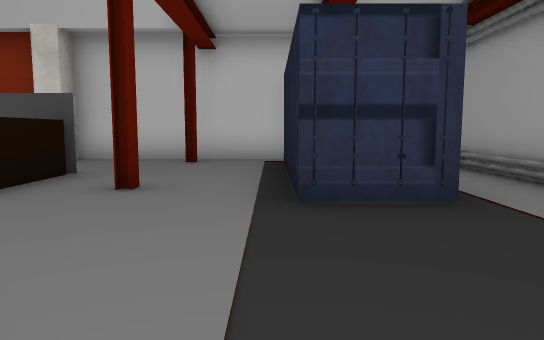
view 1 (above)

21 first-person views from a walk through a scene from a Unity 3-D project. The camera is 1.4 m above the floor, tilts 6° down and sees 70° across. The floor is counted in squares, 2 m on a side. Each view is taken from the middle of a square. On the plan, view 1 faces up. The plan holds only what a view shows up to about 11 squares ahead; the rest is blank. The player is left out. Some surface patterns are stand-ins.

view 2
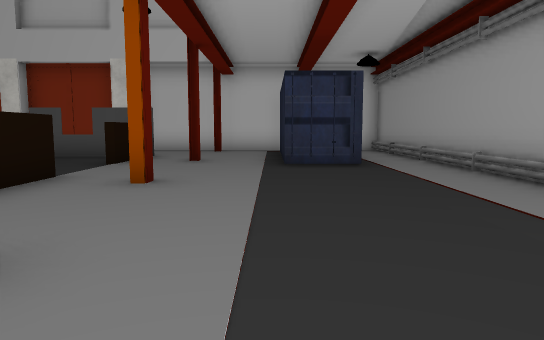

view 3
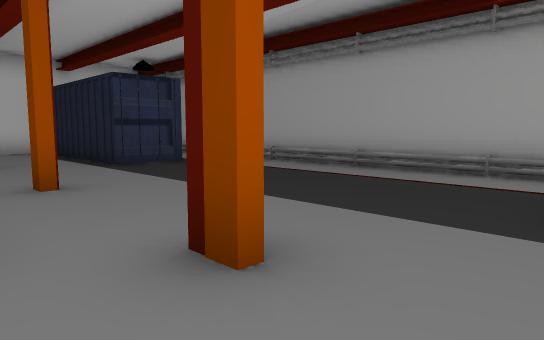

view 4
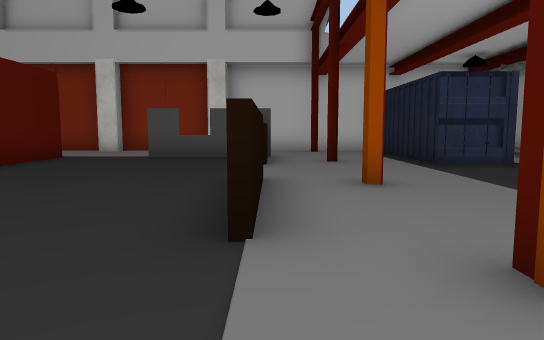

view 5
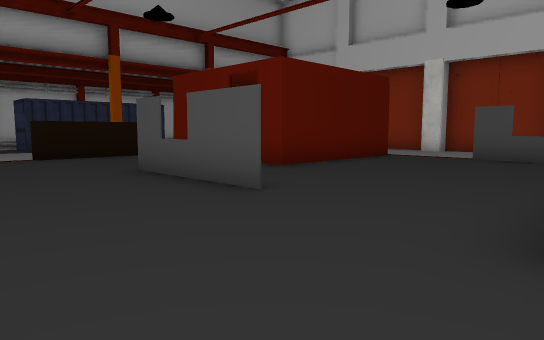

view 6
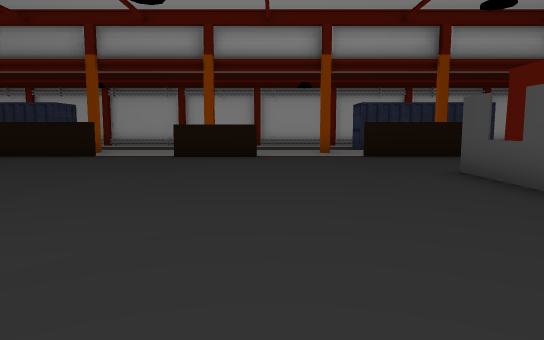

view 7
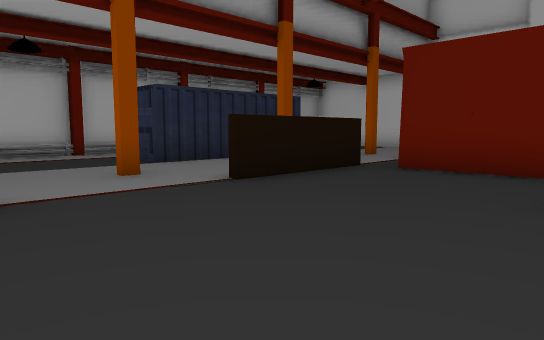

view 8
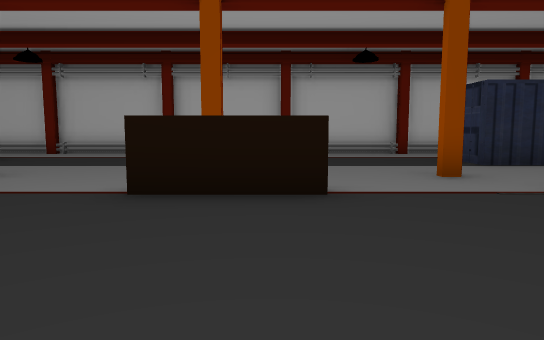

view 9
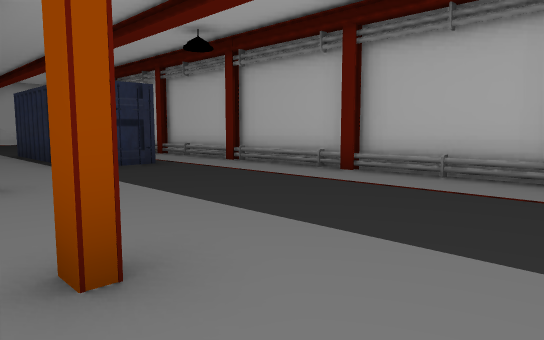

view 10
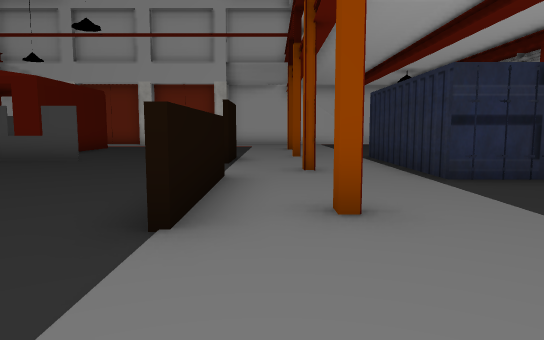

view 11
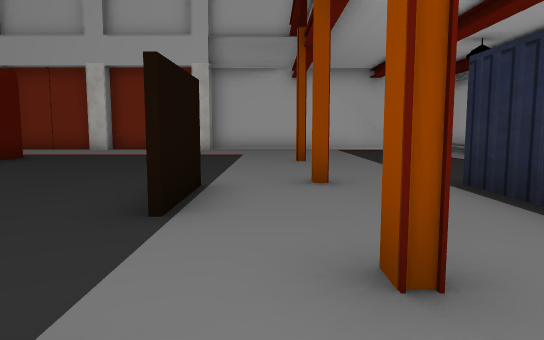

view 12
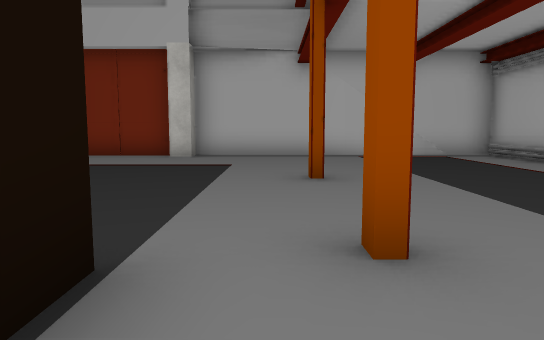

view 13
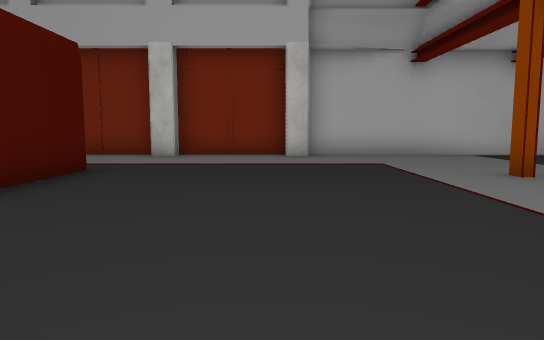

view 14
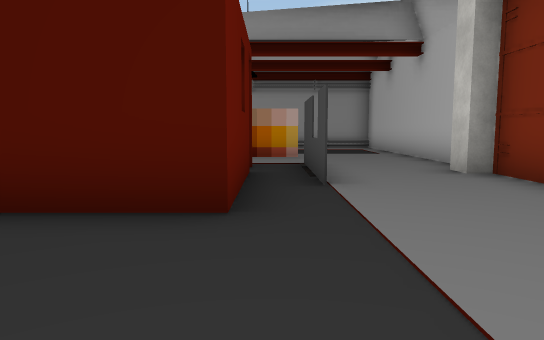

view 15
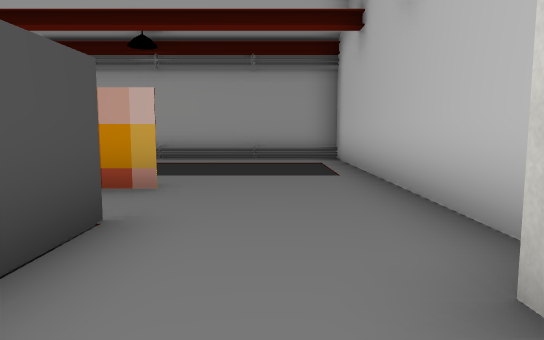

view 16
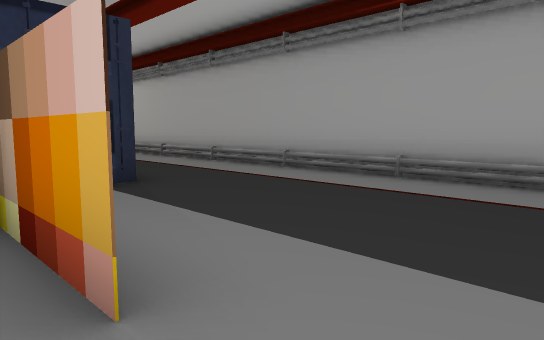

view 17
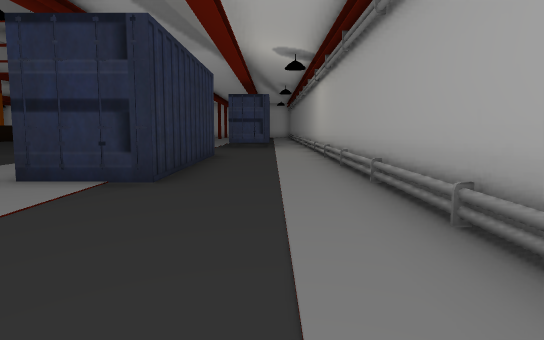

view 18
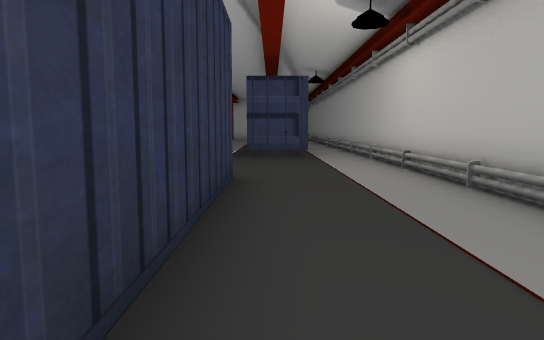

view 19
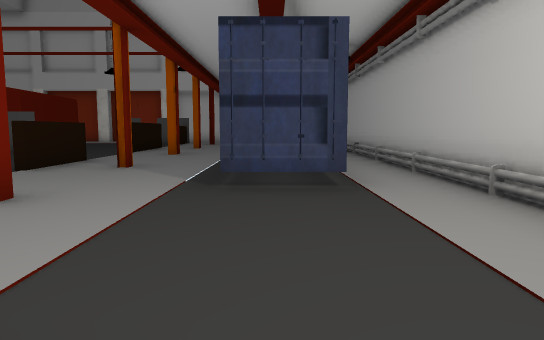

view 20
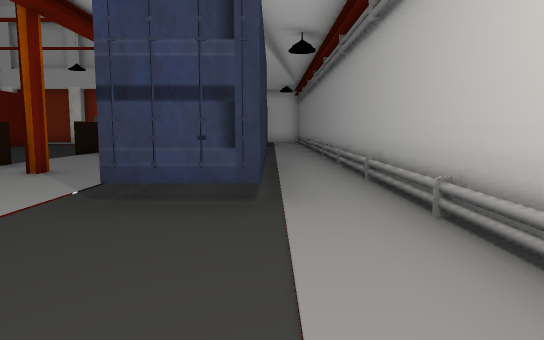

view 21
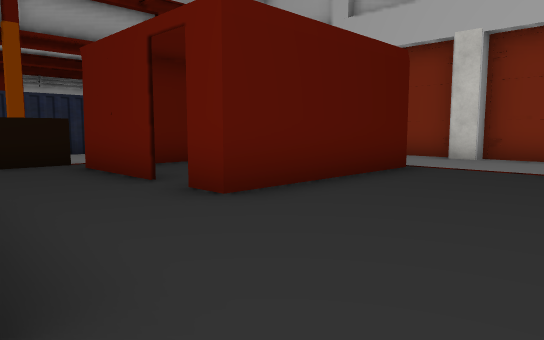

### Floor plan
Key: @ floor where view 1 was taken; # wall or solid block; x gap in a wall; . floor; = window, fence, low wall or low ledge.
Columns run from 20 left of view 1 to 4 right of it. Each row starts with its distance up from view 1.
  9           ############
  8            ...  ..#..#
  7            .... .....# .#
  6            #..#=##...#..#
  5      #.    #.....#...#..#
  4       . #  #.....#...#..#
  3    #  ..#. #............#
  2    #  ..##x#............#
  1    #.  #.........#......#
  0 #  #.. #.........#..@...#
 -1 #. #...#...###...#......#
 -2 #....#............#.....#
 -3 #.......................#
 -4 # ...................  .#
 -5 #......#.........#... #.#
 -6 #....#.#........ #... #.#
 -7 #.............   .... #.#
 -8 #............    ....##.#
 -9 #....#.#...       ......#
-10 #......#..         .....#
-11 #......#...        .....#
-12 #.##.......         ....#
-13 #. #.#......        #...#
-14 #  #.........       #...#
-15    #...#...##       #...#
-16    #.#......        #...#
-17    .........##      #...#
-18   ..........#      ##...#
-19   ..........#      .....#
-20   ...#......## ## .#....#
-21  ............###...#....#
-22 #.............#=#.......#
-23 #.......................#
-24 #.......................#
-25 #########################

Where each view was taken, in squares from view 1:
view 1: 0 up, 0 right, facing up
view 2: 4 down, 0 right, facing up
view 3: 4 down, 3 left, facing up-right
view 4: 4 down, 3 left, facing up
view 5: 4 down, 3 left, facing up-left
view 6: 4 down, 3 left, facing left
view 7: 5 down, 9 left, facing up-left
view 8: 5 down, 9 left, facing left
view 9: 4 down, 14 left, facing down-left
view 10: 6 down, 14 left, facing down
view 11: 11 down, 14 left, facing down
view 12: 14 down, 14 left, facing down
view 13: 14 down, 11 left, facing down
view 14: 21 down, 11 left, facing right
view 15: 23 down, 6 left, facing right
view 16: 23 down, 2 left, facing up-right
view 17: 23 down, 2 right, facing up
view 18: 18 down, 1 right, facing up
view 19: 13 down, 1 right, facing up
view 20: 12 down, 2 right, facing up
view 21: 1 down, 5 left, facing up-left
